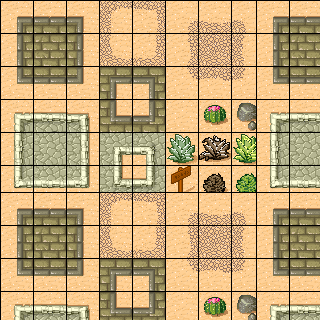

The image is a tile-based game level rendered from a .tmx file. Its description and complete source (layers, tilesets, objects, tile grids) follow:
An orthogonal 10x10 tile map with 32x32 px tiles, 1 tile layer (Tile Layer 1).

<map version="1.0" orientation="orthogonal" renderorder="right-down" width="10" height="10" tilewidth="32" tileheight="32" nextobjectid="1">
 <tileset firstgid="1" name="tmw_desert_spacing" tilewidth="32" tileheight="32">
  <image source="../art/tmw_desert_spacing.png" width="265" height="199" />
 </tileset>
 <layer name="Tile Layer 1" width="10" height="10">
  <data>
   <tile gid="1" />
   <tile gid="2" />
   <tile gid="3" />
   <tile gid="4" />
   <tile gid="5" />
   <tile gid="6" />
   <tile gid="7" />
   <tile gid="8" />
   <tile gid="1" />
   <tile gid="2" />
   <tile gid="9" />
   <tile gid="10" />
   <tile gid="11" />
   <tile gid="12" />
   <tile gid="13" />
   <tile gid="14" />
   <tile gid="15" />
   <tile gid="16" />
   <tile gid="9" />
   <tile gid="10" />
   <tile gid="17" />
   <tile gid="18" />
   <tile gid="19" />
   <tile gid="20" />
   <tile gid="21" />
   <tile gid="22" />
   <tile gid="23" />
   <tile gid="24" />
   <tile gid="17" />
   <tile gid="18" />
   <tile gid="25" />
   <tile gid="26" />
   <tile gid="27" />
   <tile gid="28" />
   <tile gid="29" />
   <tile gid="30" />
   <tile gid="31" />
   <tile gid="32" />
   <tile gid="25" />
   <tile gid="26" />
   <tile gid="33" />
   <tile gid="34" />
   <tile gid="35" />
   <tile gid="36" />
   <tile gid="37" />
   <tile gid="38" />
   <tile gid="39" />
   <tile gid="40" />
   <tile gid="33" />
   <tile gid="34" />
   <tile gid="41" />
   <tile gid="42" />
   <tile gid="43" />
   <tile gid="44" />
   <tile gid="45" />
   <tile gid="46" />
   <tile gid="47" />
   <tile gid="48" />
   <tile gid="41" />
   <tile gid="42" />
   <tile gid="1" />
   <tile gid="2" />
   <tile gid="3" />
   <tile gid="4" />
   <tile gid="5" />
   <tile gid="6" />
   <tile gid="7" />
   <tile gid="8" />
   <tile gid="1" />
   <tile gid="2" />
   <tile gid="9" />
   <tile gid="10" />
   <tile gid="11" />
   <tile gid="12" />
   <tile gid="13" />
   <tile gid="14" />
   <tile gid="15" />
   <tile gid="16" />
   <tile gid="9" />
   <tile gid="10" />
   <tile gid="17" />
   <tile gid="18" />
   <tile gid="19" />
   <tile gid="20" />
   <tile gid="21" />
   <tile gid="22" />
   <tile gid="23" />
   <tile gid="24" />
   <tile gid="17" />
   <tile gid="18" />
   <tile gid="25" />
   <tile gid="26" />
   <tile gid="27" />
   <tile gid="28" />
   <tile gid="29" />
   <tile gid="30" />
   <tile gid="31" />
   <tile gid="32" />
   <tile gid="25" />
   <tile gid="26" />
  </data>
 </layer>
</map>
